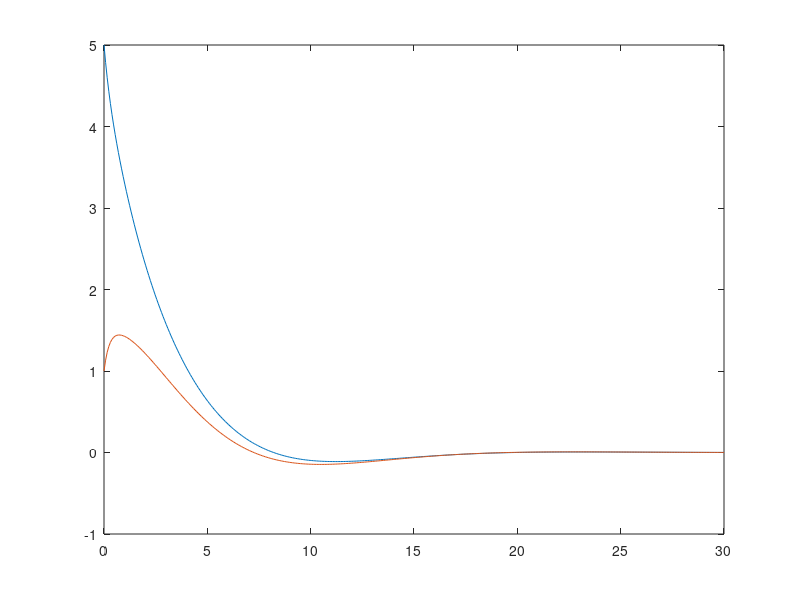

Write the MATLAB code that produced this figure. (Note: this script raises an error after producing the figure.)
A = [0,0,1,0;0,0,0,1;-1,4/5,-12/5,8/5;4/3,-4/3,8/3,-8/3];
B = [0;0;0;1/3];
C = [1,0,0,0;0,1,0,0];
D = [0;0];
sys = ss(A,B,C,D);
[y,t] = initial(sys,[5,1,-3,2]);
plot(t,y),gtext('x_1'),gtext('x_2'),xlabel('t')